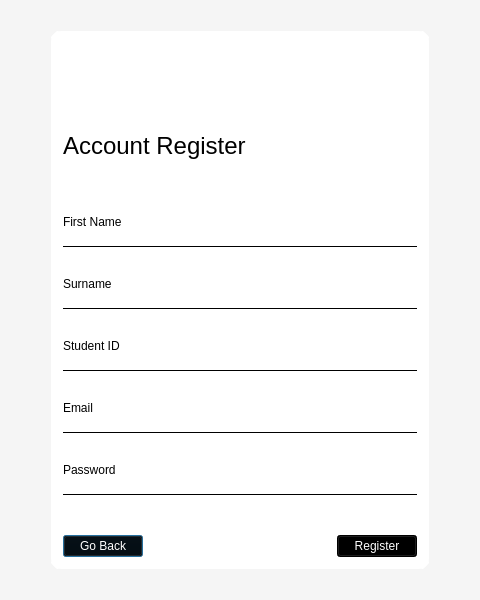
<?xml version="1.0" encoding="UTF-8"?>
<ui version="4.0">
 <class>Dialog</class>
 <widget class="QDialog" name="Dialog">
  <property name="geometry">
   <rect>
    <x>0</x>
    <y>0</y>
    <width>480</width>
    <height>600</height>
   </rect>
  </property>
  <property name="windowTitle">
   <string>Dialog</string>
  </property>
  <property name="styleSheet">
   <string notr="true">background-color: #f5f5f5;</string>
  </property>
  <layout class="QGridLayout" name="gridLayout">
   <item row="1" column="1">
    <widget class="QGroupBox" name="mainContainer">
     <property name="styleSheet">
      <string notr="true">QGroupBox { 
    border: 10px solid white; 
	border-radius: 10px; 
	background:white;
 } 
QPushButton
{
  background-color:black;
color:white;
}

QPushButton:hover:!pressed
{
    border: 1px solid white;
}


</string>
     </property>
     <layout class="QVBoxLayout" name="verticalLayout_3">
      <property name="spacing">
       <number>10</number>
      </property>
      <property name="leftMargin">
       <number>9</number>
      </property>
      <property name="topMargin">
       <number>9</number>
      </property>
      <property name="rightMargin">
       <number>9</number>
      </property>
      <property name="bottomMargin">
       <number>9</number>
      </property>
      <item>
       <layout class="QHBoxLayout" name="horizontalLayout_2">
        <item>
         <widget class="QLabel" name="label_6">
          <property name="maximumSize">
           <size>
            <width>100</width>
            <height>100</height>
           </size>
          </property>
          <property name="styleSheet">
           <string notr="true">background-color:white;</string>
          </property>
          <property name="text">
           <string/>
          </property>
          <property name="pixmap">
           <pixmap>../logo/logo_transparent.png</pixmap>
          </property>
          <property name="scaledContents">
           <bool>true</bool>
          </property>
         </widget>
        </item>
       </layout>
      </item>
      <item alignment="Qt::AlignBottom">
       <widget class="QLabel" name="label_4">
        <property name="styleSheet">
         <string notr="true">font:24px;
background-color:transparent;</string>
        </property>
        <property name="text">
         <string>Account Register</string>
        </property>
        <property name="alignment">
         <set>Qt::AlignLeading|Qt::AlignLeft|Qt::AlignVCenter</set>
        </property>
       </widget>
      </item>
      <item>
       <widget class="QLabel" name="errorLabel">
        <property name="minimumSize">
         <size>
          <width>0</width>
          <height>15</height>
         </size>
        </property>
        <property name="maximumSize">
         <size>
          <width>16777215</width>
          <height>15</height>
         </size>
        </property>
        <property name="styleSheet">
         <string notr="true">color: red;
background-color: white;</string>
        </property>
        <property name="text">
         <string/>
        </property>
       </widget>
      </item>
      <item>
       <layout class="QVBoxLayout" name="verticalLayout_4">
        <property name="spacing">
         <number>1</number>
        </property>
        <item>
         <widget class="QLabel" name="label_5">
          <property name="styleSheet">
           <string notr="true">background-color:transparent;</string>
          </property>
          <property name="text">
           <string>First Name</string>
          </property>
          <property name="alignment">
           <set>Qt::AlignBottom|Qt::AlignLeading|Qt::AlignLeft</set>
          </property>
         </widget>
        </item>
        <item>
         <widget class="QLineEdit" name="lineEdit_3">
          <property name="styleSheet">
           <string notr="true">border:none;
border-bottom: 1px solid black;background-color:transparent;</string>
          </property>
         </widget>
        </item>
       </layout>
      </item>
      <item>
       <layout class="QVBoxLayout" name="verticalLayout_5">
        <property name="spacing">
         <number>1</number>
        </property>
        <item>
         <widget class="QLabel" name="label_7">
          <property name="styleSheet">
           <string notr="true">background-color:transparent;</string>
          </property>
          <property name="text">
           <string>Surname</string>
          </property>
          <property name="alignment">
           <set>Qt::AlignBottom|Qt::AlignLeading|Qt::AlignLeft</set>
          </property>
         </widget>
        </item>
        <item>
         <widget class="QLineEdit" name="lineEdit_4">
          <property name="styleSheet">
           <string notr="true">border:none;
border-bottom: 1px solid black;background-color:transparent;</string>
          </property>
         </widget>
        </item>
       </layout>
      </item>
      <item>
       <layout class="QVBoxLayout" name="verticalLayout_6">
        <property name="spacing">
         <number>1</number>
        </property>
        <item>
         <widget class="QLabel" name="label_8">
          <property name="styleSheet">
           <string notr="true">background-color:transparent;</string>
          </property>
          <property name="text">
           <string>Student ID</string>
          </property>
          <property name="alignment">
           <set>Qt::AlignBottom|Qt::AlignLeading|Qt::AlignLeft</set>
          </property>
         </widget>
        </item>
        <item>
         <widget class="QLineEdit" name="lineEdit_5">
          <property name="styleSheet">
           <string notr="true">border:none;
border-bottom: 1px solid black;background-color:transparent;</string>
          </property>
         </widget>
        </item>
       </layout>
      </item>
      <item>
       <layout class="QVBoxLayout" name="verticalLayout">
        <property name="spacing">
         <number>1</number>
        </property>
        <item>
         <widget class="QLabel" name="label">
          <property name="styleSheet">
           <string notr="true">background-color:transparent;</string>
          </property>
          <property name="text">
           <string>Email</string>
          </property>
          <property name="alignment">
           <set>Qt::AlignBottom|Qt::AlignLeading|Qt::AlignLeft</set>
          </property>
         </widget>
        </item>
        <item>
         <widget class="QLineEdit" name="lineEdit">
          <property name="styleSheet">
           <string notr="true">border:none;
border-bottom: 1px solid black;background-color:transparent;</string>
          </property>
         </widget>
        </item>
       </layout>
      </item>
      <item>
       <layout class="QVBoxLayout" name="verticalLayout_2">
        <property name="spacing">
         <number>1</number>
        </property>
        <item>
         <widget class="QLabel" name="label_2">
          <property name="styleSheet">
           <string notr="true">background-color:transparent;</string>
          </property>
          <property name="text">
           <string>Password</string>
          </property>
          <property name="alignment">
           <set>Qt::AlignBottom|Qt::AlignLeading|Qt::AlignLeft</set>
          </property>
         </widget>
        </item>
        <item>
         <widget class="QLineEdit" name="lineEdit_2">
          <property name="styleSheet">
           <string notr="true">border:none;
border-bottom: 1px solid black;background-color:transparent;</string>
          </property>
          <property name="inputMask">
           <string/>
          </property>
          <property name="echoMode">
           <enum>QLineEdit::Password</enum>
          </property>
         </widget>
        </item>
       </layout>
      </item>
      <item>
       <layout class="QHBoxLayout" name="horizontalLayout_6">
        <item alignment="Qt::AlignBottom">
         <widget class="QPushButton" name="goBackButton">
          <property name="styleSheet">
           <string notr="true">background-color: black;
color:white;</string>
          </property>
          <property name="text">
           <string>Go Back</string>
          </property>
         </widget>
        </item>
        <item>
         <spacer name="horizontalSpacer_4">
          <property name="orientation">
           <enum>Qt::Horizontal</enum>
          </property>
          <property name="sizeHint" stdset="0">
           <size>
            <width>40</width>
            <height>20</height>
           </size>
          </property>
         </spacer>
        </item>
        <item alignment="Qt::AlignBottom">
         <widget class="QPushButton" name="registerButton">
          <property name="styleSheet">
           <string notr="true">background-color: black;
color:white;</string>
          </property>
          <property name="text">
           <string>Register</string>
          </property>
         </widget>
        </item>
       </layout>
      </item>
     </layout>
    </widget>
   </item>
   <item row="0" column="1">
    <spacer name="verticalSpacer_2">
     <property name="orientation">
      <enum>Qt::Vertical</enum>
     </property>
     <property name="sizeType">
      <enum>QSizePolicy::Fixed</enum>
     </property>
     <property name="sizeHint" stdset="0">
      <size>
       <width>20</width>
       <height>20</height>
      </size>
     </property>
    </spacer>
   </item>
   <item row="2" column="1">
    <spacer name="verticalSpacer_3">
     <property name="orientation">
      <enum>Qt::Vertical</enum>
     </property>
     <property name="sizeType">
      <enum>QSizePolicy::Fixed</enum>
     </property>
     <property name="sizeHint" stdset="0">
      <size>
       <width>20</width>
       <height>20</height>
      </size>
     </property>
    </spacer>
   </item>
   <item row="1" column="2">
    <spacer name="horizontalSpacer_2">
     <property name="orientation">
      <enum>Qt::Horizontal</enum>
     </property>
     <property name="sizeType">
      <enum>QSizePolicy::Fixed</enum>
     </property>
     <property name="sizeHint" stdset="0">
      <size>
       <width>40</width>
       <height>13</height>
      </size>
     </property>
    </spacer>
   </item>
   <item row="1" column="0">
    <spacer name="horizontalSpacer">
     <property name="orientation">
      <enum>Qt::Horizontal</enum>
     </property>
     <property name="sizeType">
      <enum>QSizePolicy::Fixed</enum>
     </property>
     <property name="sizeHint" stdset="0">
      <size>
       <width>40</width>
       <height>13</height>
      </size>
     </property>
    </spacer>
   </item>
  </layout>
 </widget>
 <resources/>
 <connections/>
</ui>
